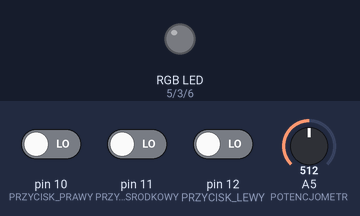
Recording of a sketch running on a simulated Arduino Uno, built with avr-gcc and run on an emulated ATmega328P. On the bench: an RGB LED mixed from three pins (HIGH = lit). The inputs (shaded band) are chosen by the test bench; at power-on: pin 10 (PRZYCISK_PRAWY) LOW, A5 (POTENCJOMETR) = 512, pin 11 (PRZYCISK_SRODKOWY) LOW, pin 12 (PRZYCISK_LEWY) LOW. Dim RGB values are drawn brighter than linear.

Above: at 1.2 s.
1.3 s: pin 10 (PRZYCISK_PRAWY) driven HIGH
At 1.9 s:
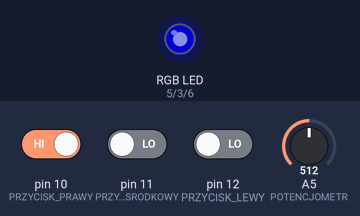
2.8 s: A5 (POTENCJOMETR) set to 716
At 3.1 s:
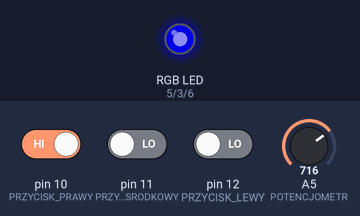
4.3 s: A5 (POTENCJOMETR) set to 900
At 5.4 s:
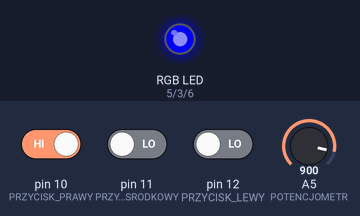
5.8 s: A5 (POTENCJOMETR) set to 122
At 6.6 s:
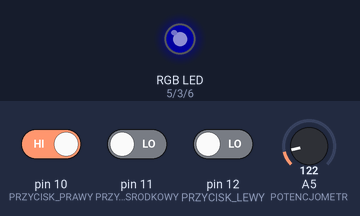
7.3 s: pin 10 (PRZYCISK_PRAWY) driven LOW and pin 11 (PRZYCISK_SRODKOWY) driven HIGH
At 7.7 s:
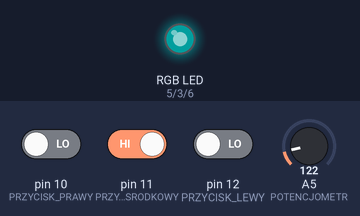
8.8 s: A5 (POTENCJOMETR) set to 306
At 10.0 s:
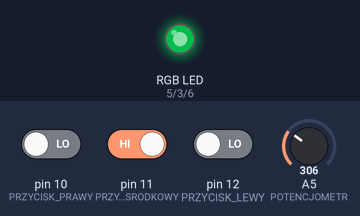
Timing chart, 0 to 11.3 s (numbered marks = the images above; inputs shaded):
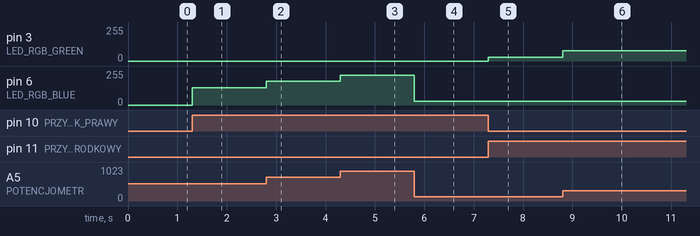

The sketch:

sketch_sep14f.ino
```cpp
#define POTENCJOMETR A5
#define PRZYCISK_LEWY  12
#define PRZYCISK_SRODKOWY 11
#define PRZYCISK_PRAWY  10
#define LED_RGB_RED 5
#define LED_RGB_GREEN 3
#define LED_RGB_BLUE 6

int red_light_value = 0;
int green_light_value = 0;
int blue_light_value = 0;
int buttonstateL = 0;
int buttonstateS = 0;
int buttonstateP = 0;

int choosen = 0;
void setup() {
  // put your setup code here, to run once:
  Serial.begin(9600);
  pinMode(POTENCJOMETR, INPUT);
  pinMode(PRZYCISK_LEWY, INPUT);
  pinMode(PRZYCISK_SRODKOWY, INPUT);
  pinMode(PRZYCISK_PRAWY, INPUT);
  pinMode(LED_RGB_RED, OUTPUT);
  pinMode(LED_RGB_GREEN, OUTPUT);
  pinMode(LED_RGB_BLUE, OUTPUT);


}

void loop() {
  // put your main code here, to run repeatedly:
  int sensorValue = analogRead(POTENCJOMETR);
  sensorValue = sensorValue/4;
  buttonstateL = digitalRead(PRZYCISK_LEWY);
  buttonstateS = digitalRead(PRZYCISK_SRODKOWY);
  buttonstateP = digitalRead(PRZYCISK_PRAWY);

  if (buttonstateL == HIGH) {
    choosen = 1;
  }
  if (buttonstateS == HIGH) {
    choosen = 2;
  }
  if (buttonstateP == HIGH) {
    choosen = 3;
  }
  if (choosen == 1) {
    red_light_value = sensorValue;
  }
  if (choosen == 2) {
    green_light_value = sensorValue;
  }
  if (choosen == 3) {
    blue_light_value = sensorValue;
  }
  RGB_color();


}

void RGB_color()
 {
  analogWrite(LED_RGB_RED, red_light_value);
  analogWrite(LED_RGB_GREEN, green_light_value);
  analogWrite(LED_RGB_BLUE, blue_light_value);
}
```

Measured:
- after the input at 1.3 s, pin 6 (LED_RGB_BLUE): 0/255 → 128/255 at once
- after the input at 2.8 s, pin 6 (LED_RGB_BLUE): 128/255 → 179/255 at once
- after the input at 4.3 s, pin 6 (LED_RGB_BLUE): 179/255 → 225/255 at once
- after the input at 5.8 s, pin 6 (LED_RGB_BLUE): 225/255 → 30/255 at once
- after the input at 7.3 s, pin 3 (LED_RGB_GREEN): 0/255 → 30/255 at once
- after the input at 8.8 s, pin 3 (LED_RGB_GREEN): 30/255 → 76/255 at once
